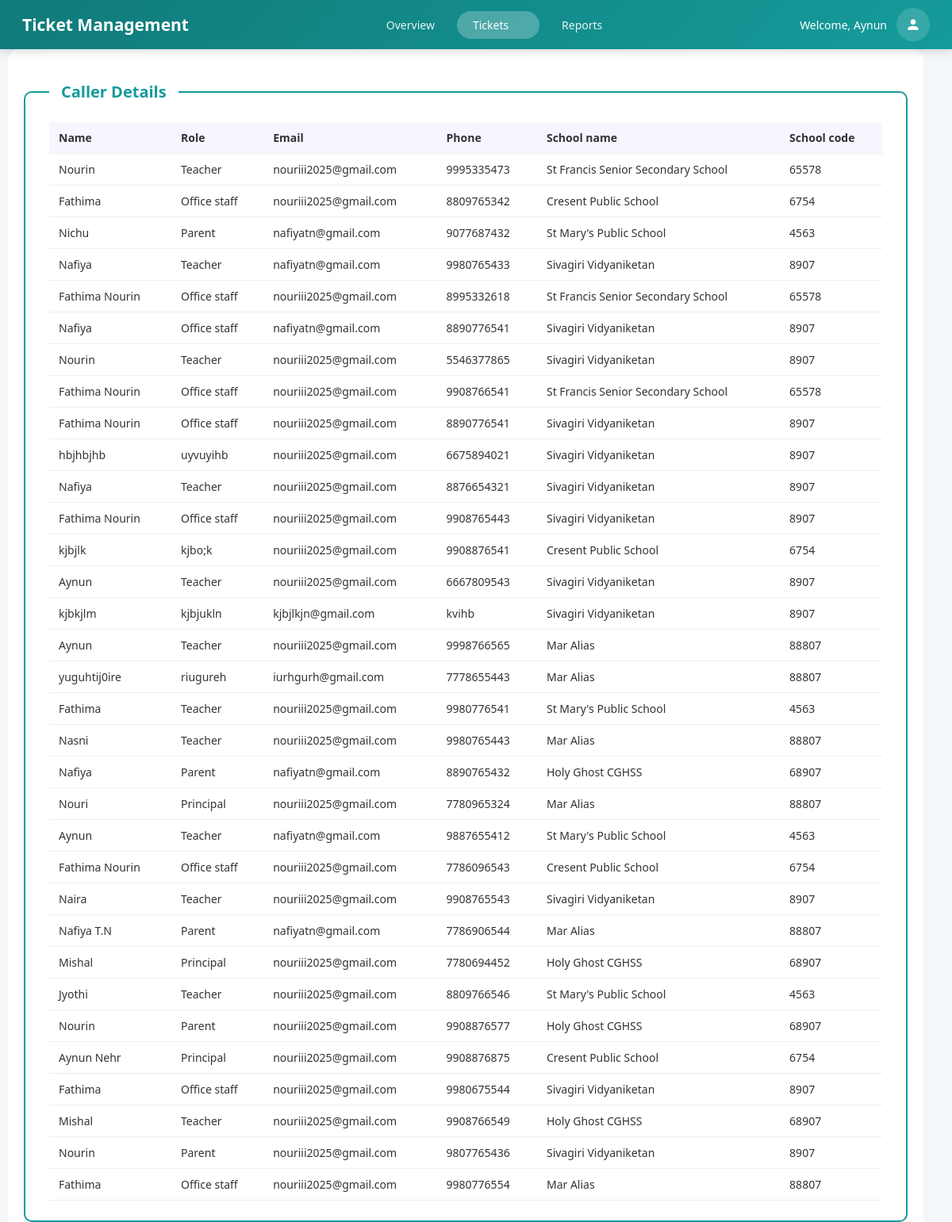
Screenshot of /caller_details (signed in) with the database file from the repository.
### servicedeskapp/models.py (models this page shows, shortened)
class Caller_Details(models.Model):
    caller_name=models.CharField(max_length=100,null=True,blank=True)
    caller_role=models.CharField(max_length=100,blank=True,null=True)
    caller_email=models.EmailField(max_length=100,null=True,blank=True)
    caller_phone=models.CharField(validators=[phone_validator],max_length=10,null=True,blank=True)
    school_name=models.CharField(max_length=100,null=True,blank=True)
    school_code=models.CharField(max_length=100,null=True,blank=True)

### servicedeskapp/views.py (the view)
# urls.py: path('caller_details',views.caller_details,name='caller_details'),
def caller_details(request):
    callers=Caller_Details.objects.all()
    return render(request,'tickets/caller_details.html',{'callers':callers})

### servicedeskapp/templates/tickets/caller_details.html (shortened to what this page needs)
{% load static %}
<!DOCTYPE html>
<html lang="en">
<head>
    <link rel="stylesheet" href="{% static 'school_details.css' %}">
</head>
<body>
<div class="main-layout">
 <div class="topbar">
    <div class="topbar-brand">Ticket Management</div>
    <nav class="topbar-nav">
        <a href="{% url 'overview' %}">Overview</a>
        <div class="topbar-dropdown-container">
        <a href="{% url 'dashboard' %}" class="active topbar-dropdown-toggle">
            Tickets <span class="dropdown-arrow">▼</span>
        </a>
        </div>
        <a href="{% url 'reports' %}">Reports</a>
    </nav>
     <div class="topbar-user">
        <span>Welcome, {{ request.session.name|default:request.session.username }}</span>
    <div class="profile-dropdown">
        <button class="profile-btn" title="User Menu">
            <svg class="profile-icon" viewBox="0 0 24 24" fill="currentColor">
                <path d="M12 12c2.21 0 4-1.79 4-4s-1.79-4-4-4-4 1.79-4 4 1.79 4 4 4zm0 2c-2.67 0-8 1.34-8 4v2h16v-2c0-2.66-5.33-4-8-4z"/>
            </svg>
        </button>
    </div>
</div>
</div>
    <div class="main-content">
        <form action="{% url 'caller_details' %}" method="post">
        <div class="user-management">
           <fieldset class="user-fieldset">
            <legend>Caller Details</legend>
          <table>
            <thead>
              <tr>
                <th>Name</th>
                <th>Role</th>
                <th>Email</th>
                <th>Phone</th>
                <th>School name</th>
                <th>School code</th>
              </tr>
            </thead>
            <tbody>
              {% for caller in callers %}
              <tr>
                <td>{{ caller.caller_name }}</td>
                <td>{{ caller.caller_role }}</td>
                <td>{{ caller.caller_email }}</td>
                <td>{{ caller.caller_phone }}</td>
                <td>{{ caller.school_name }}</td>
                <td>{{ caller.school_code }}</td>
              </tr>
              {% endfor %}
            </tbody>
          </table>
           </fieldset>
        </div>
        </form>
      </div>
    </div>
</body>
</html>

### servicedeskapp/static/school_details.css (style rules this page uses)
:root { --primary: #159b9b; --primary-dark: #0d8383; --red: #e74c3c; --green: #16b28b; --light-bg: #f8f9fc; --border: #d2e8ed; }
* { margin:0; padding:0; box-sizing:border-box; }
body { font-family: 'Segoe UI', Tahoma, Geneva, Verdana, sans-serif; background: var(--light-bg); color: #333; font-size: 14px; margin: 0; }
.topbar { height: 62px; background: linear-gradient(135deg, #117a7a, #159b9b); color: white; display: flex; align-items: center; justify-content: space-between; padding: 0 28px; box-shadow: 0 3px 10px rgba(0,0,0,0.15); position: sticky; top: 0; z-index: 1000; }
.topbar-brand { font-size: 21px; font-weight: 700; }
.topbar-nav { display: flex; gap: 8px; flex: 1; justify-content: center; }
.topbar-nav a { color: rgba(255,255,255,0.9); text-decoration: none; padding: 8px 20px; border-radius: 20px; font-weight: 500; transition: all 0.2s; }
.topbar-nav a:hover, .topbar-nav a.active { background: rgba(255,255,255,0.25); color: white; }
.topbar-user { display: flex; align-items: center; gap: 12px; font-size: 14px; }
.main-content { flex: 1; padding: 0px 0px 0px 10px; background-color: #f4f7fa; min-height: 100vh; display: flex; flex-direction: column; align-items: stretch; justify-content: flex-start; }
.user-management { background: #fff; padding: 20px; border-radius: 15px; width: 97%; }
table { width: 100%; border-collapse: collapse; }
thead { background: #f5f6fe; text-align: left; }
th, td { padding: 10px 12px; font-size: 14px; color: #333; border-bottom: 1px solid #eee; }
.user-fieldset { border: 2px solid #159b9b; border-radius: 10px; padding: 25px 30px; margin-top: 20px; background-color: #ffffff; }
.user-fieldset legend { font-size: 20px; font-weight: 600; color: #159b9b; padding: 0 15px; }
.topbar-dropdown-container { position: relative; display: inline-block; flex-shrink: 0; }
.topbar-dropdown-toggle { display: flex; align-items: center; gap: 4px; height: 100%; }
.profile-dropdown { position: relative; display: inline-block; }
.profile-btn { background: rgba(255,255,255,0.15); border: none; border-radius: 50%; width: 42px; height: 42px; display: flex; align-items: center; justify-content: center; color: white; cursor: pointer; transition: all 0.2s; position: relative; }
.profile-icon { width: 20px; height: 20px; color: white; }

### rows the page displays
Caller_Details: caller_name "Nourin", caller_role "Teacher", caller_email "nouriii2025@gmail.com", caller_phone "9995335473", school_name "St Francis Senior Secondary School", school_code "65578"
Caller_Details: caller_name "Fathima", caller_role "Office staff", caller_email "nouriii2025@gmail.com", caller_phone "8809765342", school_name "Cresent Public School", school_code "6754"
Caller_Details: caller_name "Nichu", caller_role "Parent", caller_email "nafiyatn@gmail.com", caller_phone "9077687432", school_name "St Mary's Public School", school_code "4563"
Caller_Details: caller_name "Nafiya", caller_role "Teacher", caller_email "nafiyatn@gmail.com", caller_phone "9980765433", school_name "Sivagiri Vidyaniketan", school_code "8907"
Caller_Details: caller_name "Fathima Nourin", caller_role "Office staff", caller_email "nouriii2025@gmail.com", caller_phone "8995332618", school_name "St Francis Senior Secondary School", school_code "65578"
Caller_Details: caller_name "Nafiya", caller_role "Office staff", caller_email "nafiyatn@gmail.com", caller_phone "8890776541", school_name "Sivagiri Vidyaniketan", school_code "8907"
Caller_Details: caller_name "Nourin", caller_role "Teacher", caller_email "nouriii2025@gmail.com", caller_phone "5546377865", school_name "Sivagiri Vidyaniketan", school_code "8907"
Caller_Details: caller_name "Fathima Nourin", caller_role "Office staff", caller_email "nouriii2025@gmail.com", caller_phone "9908766541", school_name "St Francis Senior Secondary School", school_code "65578"
Caller_Details: caller_name "Fathima Nourin", caller_role "Office staff", caller_email "nouriii2025@gmail.com", caller_phone "8890776541", school_name "Sivagiri Vidyaniketan", school_code "8907"
Caller_Details: caller_name "hbjhbjhb", caller_role "uyvuyihb", caller_email "nouriii2025@gmail.com", caller_phone "6675894021", school_name "Sivagiri Vidyaniketan", school_code "8907"
Caller_Details: caller_name "Nafiya", caller_role "Teacher", caller_email "nouriii2025@gmail.com", caller_phone "8876654321", school_name "Sivagiri Vidyaniketan", school_code "8907"
Caller_Details: caller_name "Fathima Nourin", caller_role "Office staff", caller_email "nouriii2025@gmail.com", caller_phone "9908765443", school_name "Sivagiri Vidyaniketan", school_code "8907"
Caller_Details: caller_name "kjbjlk", caller_role "kjbo;k", caller_email "nouriii2025@gmail.com", caller_phone "9908876541", school_name "Cresent Public School", school_code "6754"
Caller_Details: caller_name "Aynun", caller_role "Teacher", caller_email "nouriii2025@gmail.com", caller_phone "6667809543", school_name "Sivagiri Vidyaniketan", school_code "8907"
Caller_Details: caller_name "kjbkjlm", caller_role "kjbjukln", caller_email "kjbjlkjn@gmail.com", caller_phone "kvihb", school_name "Sivagiri Vidyaniketan", school_code "8907"
Caller_Details: caller_name "Aynun", caller_role "Teacher", caller_email "nouriii2025@gmail.com", caller_phone "9998766565", school_name "Mar Alias", school_code "88807"
Caller_Details: caller_name "yuguhtij0ire", caller_role "riugureh", caller_email "iurhgurh@gmail.com", caller_phone "7778655443", school_name "Mar Alias", school_code "88807"
Caller_Details: caller_name "Fathima", caller_role "Teacher", caller_email "nouriii2025@gmail.com", caller_phone "9980776541", school_name "St Mary's Public School", school_code "4563"
Caller_Details: caller_name "Nasni", caller_role "Teacher", caller_email "nouriii2025@gmail.com", caller_phone "9980765443", school_name "Mar Alias", school_code "88807"
Caller_Details: caller_name "Nafiya", caller_role "Parent", caller_email "nafiyatn@gmail.com", caller_phone "8890765432", school_name "Holy Ghost CGHSS", school_code "68907"
Caller_Details: caller_name "Nouri", caller_role "Principal", caller_email "nouriii2025@gmail.com", caller_phone "7780965324", school_name "Mar Alias", school_code "88807"
Caller_Details: caller_name "Aynun", caller_role "Teacher", caller_email "nafiyatn@gmail.com", caller_phone "9887655412", school_name "St Mary's Public School", school_code "4563"
Caller_Details: caller_name "Fathima Nourin", caller_role "Office staff", caller_email "nouriii2025@gmail.com", caller_phone "7786096543", school_name "Cresent Public School", school_code "6754"
Caller_Details: caller_name "Naira", caller_role "Teacher", caller_email "nouriii2025@gmail.com", caller_phone "9908765543", school_name "Sivagiri Vidyaniketan", school_code "8907"
Caller_Details: caller_name "Nafiya T.N", caller_role "Parent", caller_email "nafiyatn@gmail.com", caller_phone "7786906544", school_name "Mar Alias", school_code "88807"
Caller_Details: caller_name "Mishal", caller_role "Principal", caller_email "nouriii2025@gmail.com", caller_phone "7780694452", school_name "Holy Ghost CGHSS", school_code "68907"
Caller_Details: caller_name "Jyothi", caller_role "Teacher", caller_email "nouriii2025@gmail.com", caller_phone "8809766546", school_name "St Mary's Public School", school_code "4563"
Caller_Details: caller_name "Nourin", caller_role "Parent", caller_email "nouriii2025@gmail.com", caller_phone "9908876577", school_name "Holy Ghost CGHSS", school_code "68907"
Caller_Details: caller_name "Aynun Nehr", caller_role "Principal", caller_email "nouriii2025@gmail.com", caller_phone "9908876875", school_name "Cresent Public School", school_code "6754"
Caller_Details: caller_name "Fathima", caller_role "Office staff", caller_email "nouriii2025@gmail.com", caller_phone "9980675544", school_name "Sivagiri Vidyaniketan", school_code "8907"
Caller_Details: caller_name "Mishal", caller_role "Teacher", caller_email "nouriii2025@gmail.com", caller_phone "9908766549", school_name "Holy Ghost CGHSS", school_code "68907"
Caller_Details: caller_name "Nourin", caller_role "Parent", caller_email "nouriii2025@gmail.com", caller_phone "9807765436", school_name "Sivagiri Vidyaniketan", school_code "8907"
Caller_Details: caller_name "Fathima", caller_role "Office staff", caller_email "nouriii2025@gmail.com", caller_phone "9980776554", school_name "Mar Alias", school_code "88807"

### other values shown
{{ request.session.name|default:request.session.username }} "Aynun"
